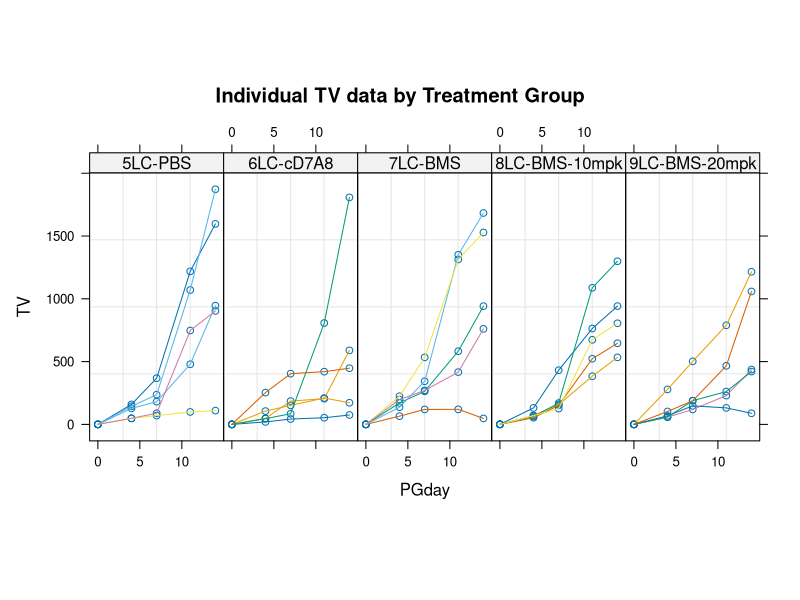
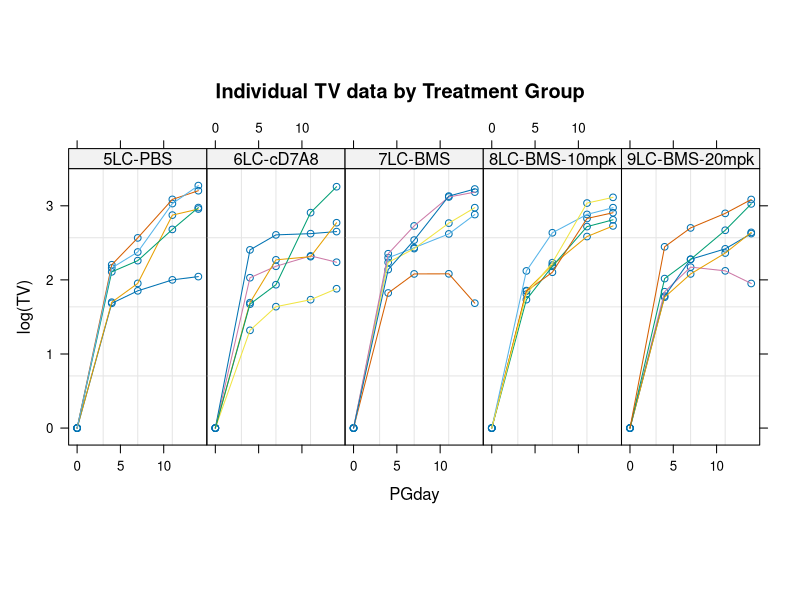
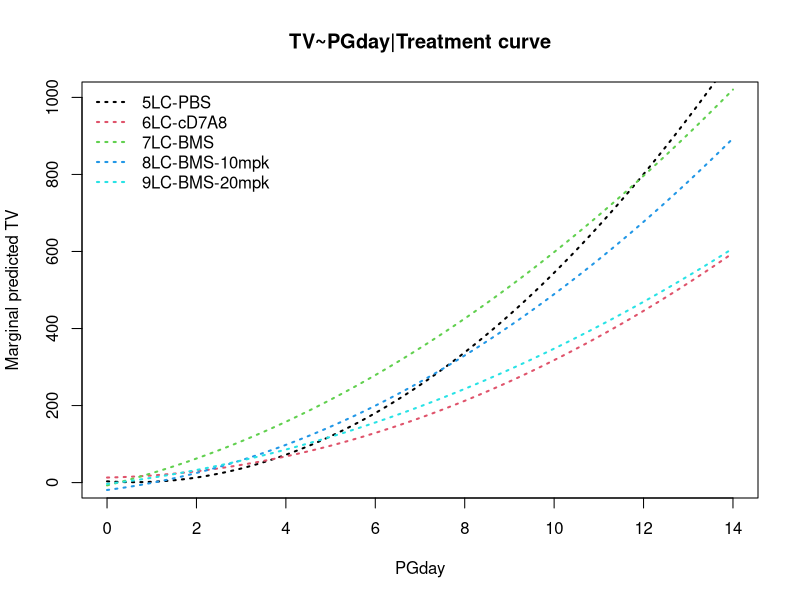
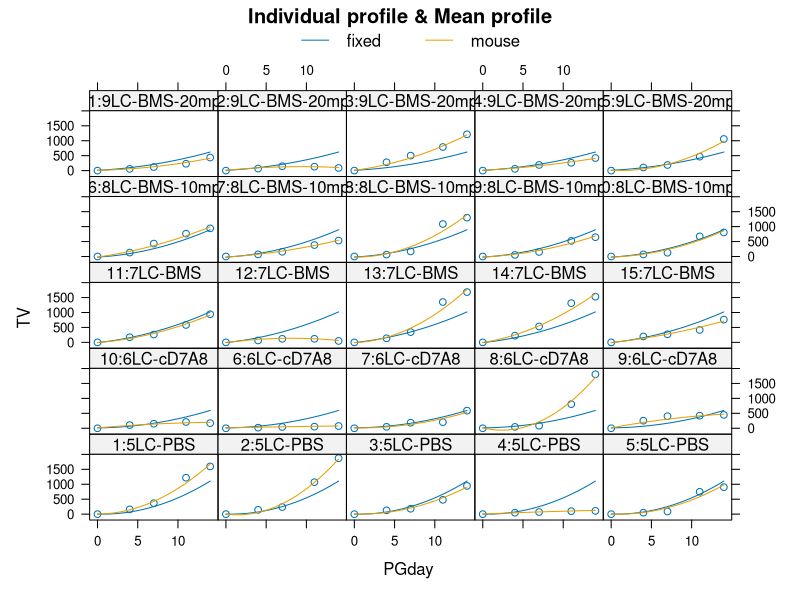
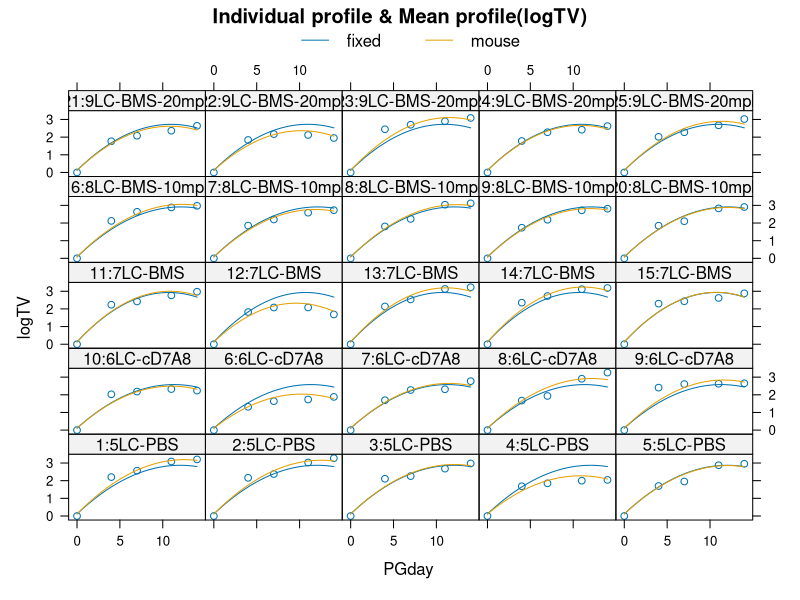
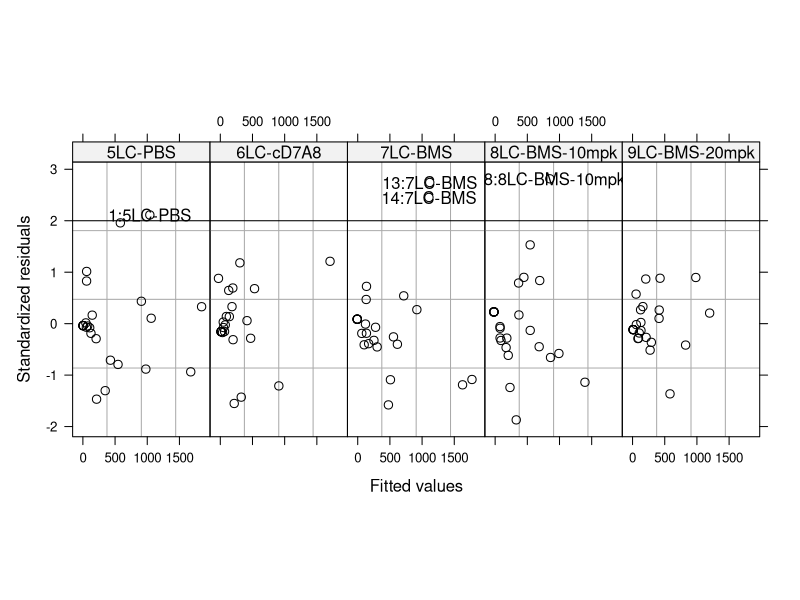
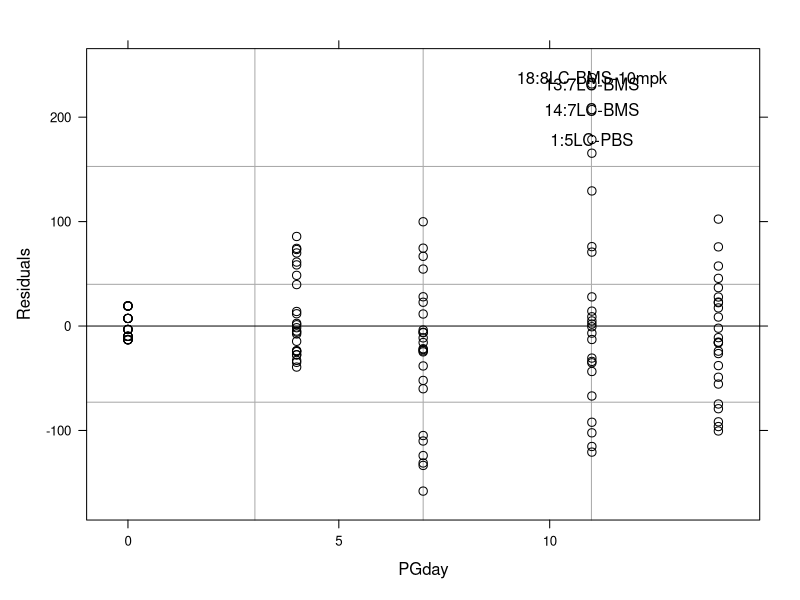
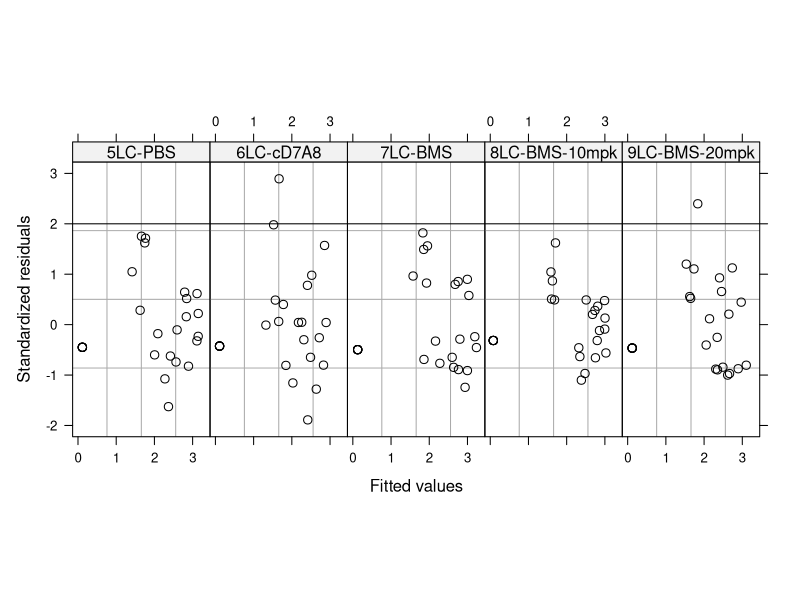

Recreate these plots in R, in order.
## ---- chunk 1
knitr::opts_chunk$set(echo = TRUE)
## ---- chunk 2
rm(list=ls())
library("lme4")
library("multcomp")
library("lattice")
library(nlme)
## ---- chunk 3
wang=read.csv("data2_long.csv",h=T)
#Treatment.f = factor(wang$Treatment,order=T,levels=c("LC-PBS","LC-BMS","LC-BMS-10mpk","LC-BMS-20mpk","LC-cD7A8"))
#wang$Treatment = Treatment.f
wang$Treatment=as.factor(paste(wang$Group,wang$Treatment,sep=""))
TV0 = wang[wang$PGday==0,]
#Checking baseline level TV for each treatment
tapply(TV0$TV,TV0$Treatment,mean)
tapply(TV0$TV,TV0$Treatment,sd)
TV0 = TV0[,c('mouse','TV')]
names(TV0)[2]='TV0'
wang.updated=merge(wang,TV0,by='mouse')
PGday.f = as.factor(wang.updated$PGday)
wang.updated=data.frame(wang.updated,PGday.f)
wang.updated$mouse=as.factor(paste(wang.updated$mouse,wang.updated$Treatment,sep=':'))
wang.updated$TV<-wang.updated$TV-wang.updated$TV0
logTV<-log(wang.updated$TV+1+abs(min(wang.updated$TV)),10)
wang.updated2<-data.frame(wang.updated,logTV)
wang.updated2[order(wang$mouse,wang$PGday),][1:10,]
## ---- chunk 4
tapply(wang$TV,wang$Treatment,mean)
tapply(wang$TV,wang$PGday,mean)
## ---- chunk 5
wang.updated2=wang.updated2[order(wang.updated2$mouse,wang.updated2$PGday),]
wang.g1<-groupedData(TV~PGday | mouse, outer=~Treatment, order.groups=F,data=wang.updated2)
plot(wang.g1, display='mouse', outer=TRUE, aspect=2, key=F, xlab='PGday', ylab='TV', main='Individual TV data by Treatment Group')

wang.g1log<-groupedData(logTV~PGday | mouse, outer=~Treatment, data=wang.updated2)
plot(wang.g1log, display='mouse', outer=TRUE, aspect=2, key=F, xlab='PGday', ylab='log(TV)', main='Individual TV data by Treatment Group')
## ---- chunk 6
wang.glog<-groupedData(logTV~PGday|mouse, data=wang.updated2, order.groups=F)
wang.graw<-groupedData(TV~PGday|mouse, data=wang.updated2, order.groups=F)
## ---- chunk 7
m7<-lme(TV~PGday*Treatment+I(PGday^2)+I(PGday^2):Treatment, random=~PGday+I(PGday^2)-1, method='ML', data=wang.graw)
m6<-lme(TV~PGday*Treatment, random=~PGday-1, method='ML', data=wang.graw)
anova(m6,m7)
## ---- chunk 8
wang.glog=with(data=wang.glog,wang.glog[order(Group,mouse,PGday),])
wang.graw=with(data=wang.graw,wang.graw[order(Group,mouse,PGday),])
m8<-lme(TV~PGday*Treatment+I(PGday^2)+I(PGday^2):Treatment, random=~PGday+I(PGday^2)-1, method='REML', data=wang.graw)
summary(m8)
m9<-lme(logTV~PGday*Treatment+I(PGday^2)+I(PGday^2):Treatment, random=~PGday+I(PGday^2)-1, method='REML', data=wang.glog)
## ---- chunk 9
curve(6.15*x^2-7.35*x+3.27,0,14,xlab="PGday",ylim=c(0,1000),ylab="Marginal predicted TV",lty=3,lwd=2,co1=1,main="TV~PGday|Treatment curve")
curve(2.79*x^2+2.58*x+13.09,0,14,add=T,lty=3,lwd=2,col=2)
curve(3.21*x^2+28.46*x-7.29,0,14,add=T,lty=3,lwd=2,col=3)
curve(3.59*x^2+14.94*x-19.23,0,14,add=T,lty=3,lwd=2,col=4)
curve(2.14*x^2+13.71*x-3.30,0,14,add=T,lty=3,lwd=2,col=5)
legend("topleft",levels(wang.updated2$Treatment),lty=3,lwd=2,col=1:5,bty='n')


## ---- chunk 10
plot(augPred(m8,level=0:1),layout=c(5,5,1),main="Individual profile & Mean profile") #model bulit using Raw TV
plot(augPred(m9,level=0:1),layout=c(5,5,1),main="Individual profile & Mean profile(logTV)") #model bulit using log transformed TV
trellis.device(color=F)
## ---- chunk 11
plot(m8,resid(.,type="p")~fitted(.)|factor(Treatment),layout=c(5,1),aspect=2,abline=2,id=0.05)
plot(m8,resid(.)~PGday,abline=0,id=0.05)
plot(m9,resid(.,type="p")~fitted(.)|factor(Treatment),layout=c(5,1),aspect=2,abline=2)
plot(m9,resid(.)~PGday,abline=0)
qqnorm(m8,~resid(.)|factor(Treatment),layout=c(5,1),aspect=2,id=0.05)
qqnorm(m9,~resid(.)|factor(Treatment),layout=c(5,1),aspect=2,id=0.05)
## ---- chunk 12
qqnorm(m8,~ranef(.),id=0.1)#Check normality of random effects
## ---- chunk 13
plot(m8,TV~fitted(.)|factor(Treatment),id=0.05,layout=c(5,1),aspect=2,abline=c(0,1),lty=2)
plot(m9,logTV~fitted(.)|factor(Treatment),id=0.05,layout=c(5,1),aspect=2,abline=c(0,1),lty=2)
## ---- chunk 14
wang.graw2 = wang.graw[wang.graw$mouse != "8:6LC-cD7A8" ,]
m8.update = update(m8,data=wang.graw2)
summary(m8.update)
anova(m8)
anova(m8.update)
## ---- chunk 15
#plot(augPred(m8.update,level=0:1),layout=c(5,5,1),main="Individual profile & Mean profile")
#plot(m8.update,TV~fitted(.)|factor(Treatment),id=0.05,layout=c(5,1),aspect=2,abline=c(0,1),lty=2)
